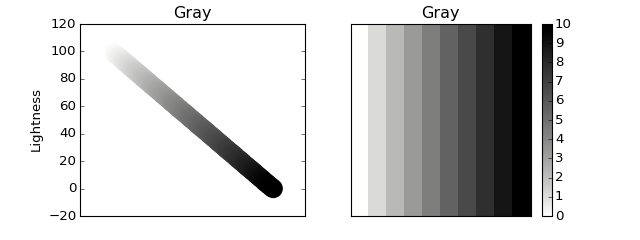

Python code for this plot:
import cmocean
import matplotlib.pyplot as plt

fig = plt.figure(figsize=(8, 3))
ax = fig.add_subplot(1, 2, 1)
cmocean.plots.test(cmocean.cm.grey, ax=ax)
ax = fig.add_subplot(1, 2, 2)
cmocean.plots.quick_plot(cmocean.cm.grey, ax=ax)
